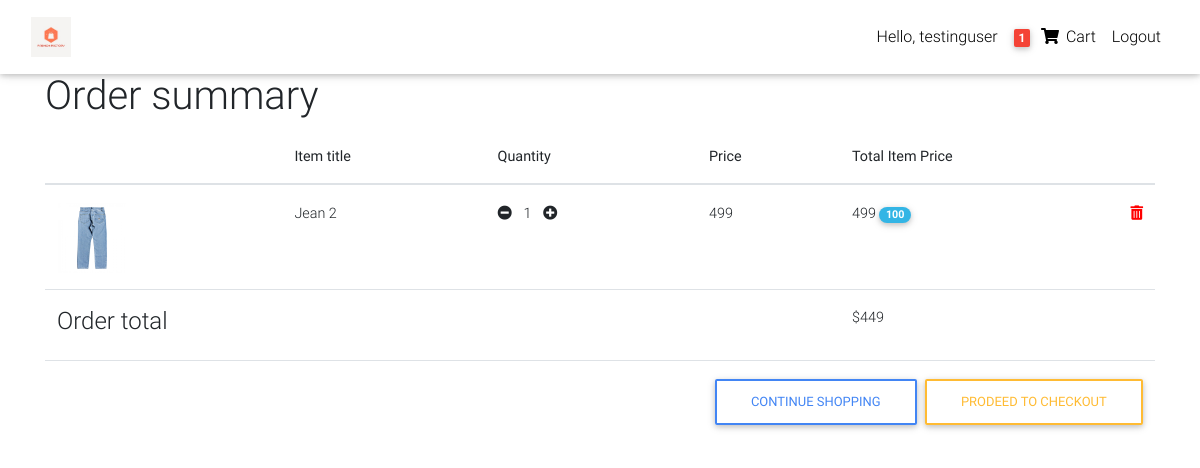
The app's page /order-summary/ (signed in) with its own data.
### catalog/models.py (models this page shows, shortened)
class Order(models.Model):
    user = models.ForeignKey(User, on_delete=models.CASCADE)
    items = models.ManyToManyField(OrderItem)
    address = models.ForeignKey(
        "Address", on_delete=models.SET_NULL, blank=True, null=True)
    payment = models.ForeignKey(
        "Payment", on_delete=models.SET_NULL, blank=True, null=True)
    coupon = models.ForeignKey(
        "Coupon", on_delete=models.SET_NULL, blank=True, null=True)
    ordered = models.BooleanField(default=False)
    start_date = models.DateTimeField(auto_now_add=True)
    ordered_date = models.DateTimeField()
    def get_total(self):
        total = 0
        for order_item in self.items.all():
            total += order_item.get_final_price()
        if self.coupon:
            total -= self.coupon.amount
        return total

class OrderItem(models.Model):
    user = models.ForeignKey(User, on_delete=models.CASCADE)
    item = models.ForeignKey(Item, on_delete=models.CASCADE)
    ordered = models.BooleanField(default=False)
    quantity = models.IntegerField(default=1)
    def get_total_item_price(self):
        return self.quantity * self.item.price
    def get_amount_saved(self):
        return self.get_total_item_price() - self.get_final_price()
    def get_total_item_discount_price(self):
        return self.quantity * self.item.discount_price
    def get_final_price(self):
        if self.item.discount_price:
            return self.get_total_item_discount_price()
        return self.get_total_item_price()

class Item(models.Model):
    title = models.CharField(max_length=200)
    price = models.IntegerField()
    discount_price = models.IntegerField(blank=True, null=True)
    slug = models.SlugField()
    status = models.CharField(max_length=200)
    category = models.CharField(choices=CATEGORY_CHOICES, max_length=2)
    label = models.CharField(choices=LABEL_CHOICES, max_length=2)
    description = models.TextField()
    image = models.ImageField(default='default.jpg', upload_to='productImages')
    def get_add_to_cart_url(self):
        return reverse('add_to_cart', kwargs={'slug': self.slug})
    def get_remove_from_cart_url(self):
        return reverse('remove_from_cart', kwargs={'slug': self.slug})
    def get_remove_single_from_cart_url(self):
        return reverse('remove_single_from_cart', kwargs={'slug': self.slug})

class Coupon(models.Model):
    code = models.CharField(max_length=50)
    amount = models.IntegerField()

### catalog/views.py (the view)
# urls.py: path('order-summary/', OrderSummaryView.as_view(), name='order_summary'),
class OrderSummaryView(LoginRequiredMixin, View):
    def get(self, *args, **kwargs):
        try:
            order = Order.objects.get(user=self.request.user, ordered=False)
            context = {
                'order': order
            }
            return render(self.request, 'order_summary.html', context)
        except ObjectDoesNotExist:
            messages.success(self.request, "You dont have an active order")
            return redirect('home')

### catalog/templatetags/cart_template_tags.py (called while the page is built)
@register.filter
def cart_item_count(user):
    if user.is_authenticated:
        qs = Order.objects.filter(user=user, ordered=False)
        if qs.exists():
            order = qs[0]
            return order.items.count()
    return 0

### templates/order_summary.html (shortened to what this page needs)
{% extends "base.html" %} {% block content %}
<main class="mt-5 pt-4">
  <div class="container">
    <section class="mb-4">
      {% if order.items.all %}
      <h1>Order summary</h1>
      <div class="table-responsive text-nowrap">
        <table class="table">
          <thead>
            <tr>
              <th scope="col"></th>
              <th scope="col">Item title</th>
              <th scope="col">Quantity</th>
              <th scope="col">Price</th>
              <th scope="col">Total Item Price</th>
            </tr>
          </thead>
          <tbody>
            {% for order_item in order.items.all %}
              <tr>
              <th scope="row">
                <img src="{{order_item.item.image.url}}" class="rounded small-img" alt="">
              </th>
              <td>{{order_item.item.title}}</td>
              <td>
                <a href="{{order_item.item.get_remove_single_from_cart_url}}">
                  <i class="fas fa-minus-circle mr-2"></i>
                </a>
                {{order_item.quantity}}
                 <a href="{{order_item.item.get_add_to_cart_url}}">
                  <i class="fas fa-plus-circle ml-2"></i>
                </a>
              </td>
              {% if order_item.item.discount_price %}
                <td>{{order_item.item.discount_price}}</td>
              {% else %}
                <td>{{order_item.item.price}}</td>
              {% endif %}
              <td>{{order_item.get_final_price}}
                {% if order_item.item.discount_price %}
                  <span class="badge badge-pill badge-info">{{order_item.get_amount_saved}}</span>
                {% endif %}
                <a href="{{order_item.item.get_remove_from_cart_url}}">
                  <span style="color: red;" class="float-right">
                    <i class="fas fa-trash-alt"></i>
                  </span>
                </a>
              </td>
            </tr>
            {% empty %}
              <tr>
                <td colspan="5">
                  <a href="{% url 'home' %}" class="btn btn-outline-primary float-right">Continue Shopping</a>
                </td>
              </tr>
            {% endfor %}
            {% if order.get_total %}
              <tr>
                <td colspan="4">
                  <h4>Order total</h4>
                </td>
                <td colspan="1">
                  ${{order.get_total}}
                </td>
              </tr>
              <tr>
                <td colspan="5">
                  <a href="{% url 'checkout' %}" class="btn btn-outline-warning float-right ml-2">Prodeed to checkout</a>
                  <a href="{% url 'home' %}" class="btn btn-outline-primary float-right">Continue Shopping</a>
                </td>
              </tr>
            {% endif %}
          </tbody>
        </table>
        {% else %}
        <h4 class="mt-5 pt-4">No items in your cart</h4>
        <a href="{% url 'home' %}" class="btn btn-outline-primary">Continue Shopping</a>
        {% endif %}
      </div>
    </section>
  </div>
</main>
{% endblock content %}

### templates/base.html (shortened to what this page needs)
{% load static %}
{% load cart_template_tags %}
<!DOCTYPE html>
<html lang="en">
<head>
  <link rel="stylesheet" href="https://use.fontawesome.com/releases/v5.11.2/css/all.css">
  <link href="{% static 'css/bootstrap.min.css' %}" rel="stylesheet">
  <link href="{% static 'css/mdb.min.css' %}" rel="stylesheet">
  <link href="{% static 'css/style.min.css' %}" rel="stylesheet">
</head>
<body>
<nav class="navbar fixed-top navbar-expand-lg navbar-light white scrolling-navbar">
<div class="container-fluid">
    <a class="navbar-brand waves-effect" href="{% url 'home' %}">
      <img class="ml-0 pl-0" style="height: 40px;" src="{% static 'Free_Sample_By_Wix.jpg' %}" alt="Logo">
    </a>
    <div class="collapse navbar-collapse" id="navbarSupportedContent">
    <ul class="navbar-nav nav-flex-icons">
      {% if request.user.is_authenticated %}
        <li class="nav-item">
          <a class="nav-link waves-effect" href="#">Hello, {{request.user.username}}
          </a>
        </li>
        <li class="nav-item">
        <a href="{% url 'order_summary' %}" class="nav-link waves-effect">
            <span class="badge red z-depth-1 mr-1">{{ request.user|cart_item_count}}</span>
            <i class="fas fa-shopping-cart"></i>
            <span class="clearfix d-none d-sm-inline-block"> Cart </span>
        </a>
        </li>
         <li class="nav-item">
          <a class="nav-link waves-effect" href="{% url 'account_logout' %}">Logout
          </a>
        </li>
      {% endif %}
    </ul>
    </div>
</div>
</nav>
{% block content %}
{% endblock content %}
</body>
</html>

### templates/base.html (style rules this page uses)
html, body, header, .carousel { height: 60vh; }

### templates/order_summary.html (style rules this page uses)
.small-img { width: 70px; height: 70px; }

### records on screen
OrderItem: item.image (picture), item "Jean 2", quantity "1", item.discount_price "499", get_final_price "499", get_amount_saved "100"
Order: get_total "449"

### other values on screen
{{ request.user.username }} "testinguser"
{{ request.user|cart_item_count }} "1"
